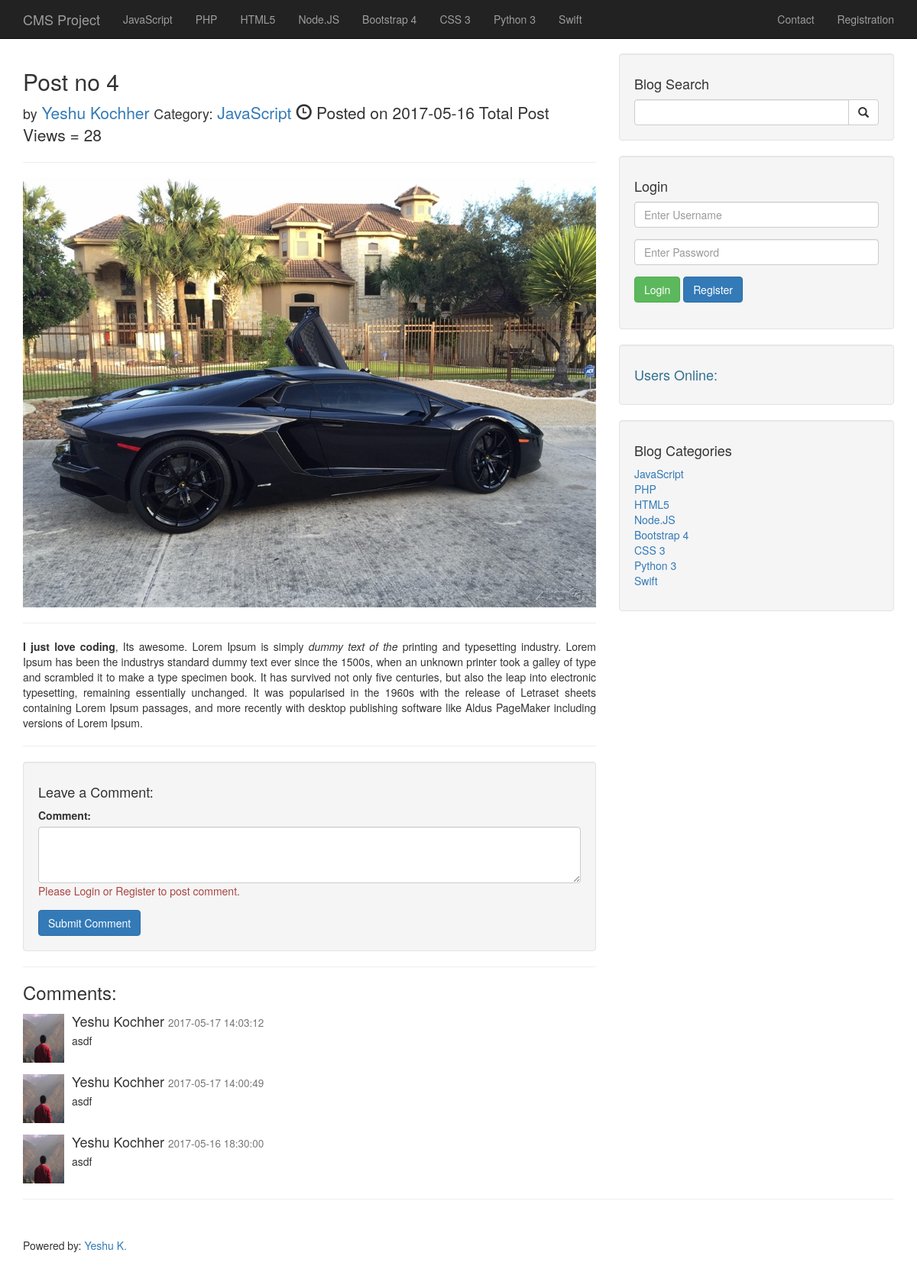
/post.php?p_id=54, run on the app's committed database.
### tables this page shows
CREATE TABLE `categories` (
  `cat_id` int(3) NOT NULL,
  `cat_title` varchar(255) NOT NULL
);

CREATE TABLE `posts` (
  `post_id` int(3) NOT NULL,
  `post_category_id` int(3) NOT NULL,
  `post_title` varchar(255) NOT NULL,
  `post_author_id` int(11) NOT NULL,
  `post_date` date NOT NULL,
  `post_image` text NOT NULL,
  `post_content` text NOT NULL,
  `post_tags` varchar(255) NOT NULL,
  `post_status` varchar(255) NOT NULL DEFAULT 'Draft',
  `post_view_count` int(11) NOT NULL DEFAULT '0'
);

CREATE TABLE `users` (
  `user_id` int(3) NOT NULL,
  `username` varchar(255) NOT NULL,
  `user_password` varchar(255) NOT NULL,
  `user_fname` varchar(255) NOT NULL,
  `user_lname` varchar(255) NOT NULL,
  `user_email` varchar(255) NOT NULL,
  `user_image` text,
  `user_role` varchar(255) NOT NULL DEFAULT 'Subscriber'
);

CREATE TABLE `comments` (
  `comment_id` int(3) NOT NULL,
  `comment_post_id` int(3) NOT NULL,
  `comment_author` varchar(255) NOT NULL,
  `comment_email` varchar(255) NOT NULL,
  `comment_content` text NOT NULL,
  `comment_status` varchar(255) NOT NULL DEFAULT 'Pending',
  `comment_date` timestamp NOT NULL
);

### admin/includes/functions.php (called while the page is built, shortened)
<?php
  function escape($string) {
    global $connection;
    return mysqli_real_escape_string($connection, trim($string));
  }
  function showAllQuery($table) {
    global $connection;
    $query = "SELECT * FROM {$table}";
    return mysqli_query($connection, $query);
  }
?>

### post.php (the view, shortened to what this page needs)
<?php include "includes/header.php"; ?>
<div class="container">
  <div class="row">
    <div class="col-md-8">
      <?php
        $p_id = escape($_GET["p_id"]);
        $query = "SELECT posts.*, categories.cat_id, categories.cat_title, users.user_id, users.user_fname, users.user_lname ";
        $query .= "FROM posts JOIN categories ON posts.post_category_id = categories.cat_id ";
        $query .= "JOIN users ON posts.post_author_id = users.user_id ";
        $query .= "WHERE post_id = {$p_id}";
        $select_all_posts_query = mysqli_query($connection, $query);
        $row = mysqli_fetch_assoc($select_all_posts_query);
        $post_status = $row["post_status"];
        $post_title = $row["post_title"];
        $post_author_id = $row["post_author_id"];
        $post_cat_id = $row["post_category_id"];
        $post_date = $row["post_date"];
        $post_img = $row["post_image"];
        $post_content = $row["post_content"];
        $post_view_count = $row['post_view_count'];
        $cat_title = $row['cat_title'];
        $post_author_name = "{$row['user_fname']} {$row['user_lname']}";
        $role = "";
        if($post_status == 'Published' || $role == 'Admin') {
        ?>
          <h2><?php echo $post_title; ?></h2>
          <p class="lead">
            <small>by</small> <a href="author.php?author=<?php echo $post_author_id; ?>"><?php echo $post_author_name; ?></a>
            <small>Category:</small> <a href="category.php?category=<?php echo $post_cat_id; ?>"><?php echo $cat_title; ?></a>
            <span class="glyphicon glyphicon-time"></span> Posted on <?php echo $post_date; ?>
            Total Post Views = <?php echo $post_view_count + 1; ?>
          </p>
          <hr>
          <img class="img-responsive" src="img/<?php echo $post_img; ?>" alt="">
          <hr>
          <p><?php echo $post_content; ?></p>
          <hr>
          <?php include "includes/comments.php"; ?>
        <?php
          } else {
            header("Location: index.php");
          }
      ?>
    </div>
    <?php include "includes/sidebar.php"; ?>
  </div>
  <hr>
<?php include "includes/footer.php"; ?>

### includes/navbar.php (shortened to what this page needs)
<nav class="navbar navbar-inverse navbar-fixed-top" role="navigation">
  <div class="container">
    <div class="navbar-header">
      <a class="navbar-brand" href="index.php">CMS Project</a>
    </div>
    <div class="collapse navbar-collapse" id="bs-example-navbar-collapse-1">
      <ul class="nav navbar-nav">
        <?php
          $categories_query = showAllQuery("categories");
          while ($row = mysqli_fetch_assoc($categories_query)) {
            $cat_id = $row["cat_id"];
            $category = $row["cat_title"];
            $category_class = "";
            $contact_class = "";
            $registration_class = "";
            echo "<li class='{$category_class}'><a href='category.php?category={$cat_id}'>{$category}</a></li>";
          }
        ?>
      </ul>
      <ul class="nav navbar-nav navbar-right">
        <li class="<?php echo $contact_class; ?>"><a href="contact.php">Contact</a></li>
        <?php
          if(isset($_SESSION["username"])) {
            if(isset($_GET["p_id"])) {
              $p_id = escape($_GET["p_id"]);
              echo "<li><a href='admin/posts.php?source=edit-post&post-id={$p_id}'>Edit Post</a></li>";
            } ?>
            <li class="dropdown">
              <a href="#" class="dropdown-toggle" data-toggle="dropdown">
                <i class="fa fa-user"></i>
                <?php echo $_SESSION['user_fname'] . " " . $_SESSION['user_lname']; ?>
                <b class="caret"></b>
              </a>
              <ul class="dropdown-menu">
                <li><a href='admin'>Dashboard</a></li>
                <li class="divider"></li>
                <li><a href="includes/logout.php"><i class="fa fa-fw fa-power-off"></i> Log Out</a></li>
              </ul>
            </li>
          <?php } else if(!isset($_SESSION["username"])) {
            echo "<li class='{$registration_class}'><a href='registration.php'>Registration</a></li>";
          }
        ?>
      </ul>
    </div>
  </div>
</nav>

### includes/comments.php (shortened to what this page needs)
<?php
  if(isset($_SESSION['username'])) {
    if ($_SERVER['REQUEST_METHOD'] == 'POST') {
      $comment_post_id = escape($_GET['p_id']);
      $comment_content = escape($_POST['comment_content']);
      $comment_email = $_SESSION['user_email'];
      $comment_author = $_SESSION['username'];
      $error = [
        'comment' => ''
      ];
      if($comment_content == '') {
        $error['comment'] = "<span class='text-danger'>Comment cannot be blank.</span>";
      }
      foreach ($error as $key => $value) {
        if(empty($value)) {
          unset($error[$key]);
        }
      }
      if(empty($error)) {
        $query = "INSERT INTO comments(comment_post_id, comment_author, comment_email, comment_content, comment_date, comment_status) ";
        $query .= "VALUES({$p_id}, '{$comment_author}', '{$comment_email}', '{$comment_content}', NOW(), 'Approved' ) ";
        $post_comment_query = mysqli_query($connection, $query);
        query_confirmation($post_comment_query);
      }
    }
  } else {
    $error['comment'] = "<span class='text-danger'>Please Login or Register to post comment.</span>";
  }
?>
<div class="well">
  <h4>Leave a Comment:</h4>
  <form action="" method="post">
    <div class="form-group">
      <label for="comment_content">Comment:</label>
      <textarea name="comment_content" class="form-control" rows="3"></textarea>
      <p><?php echo isset($error['comment']) ? $error['comment'] : '' ?></p>
    </div>
    <button type="submit" class="btn btn-primary" name="submit_comment">Submit Comment</button>
  </form>
</div>
<hr>
<h3 id="comment">Comments:</h3>
<?php
  if (isset($_GET['p_id'])) {
    $p_id = escape($_GET['p_id']);
    $query = "SELECT comments.*, users.username, users.user_image, users.user_fname, users.user_lname ";
    $query .= "FROM comments LEFT JOIN users ON comments.comment_author = users.username ";
    $query .= "WHERE comment_post_id = {$p_id} AND comment_status='Approved' ";
    $query .= "ORDER BY comment_id DESC";
    $comment_query = mysqli_query($connection, $query);
    while ($row = mysqli_fetch_assoc($comment_query)) {
      $comment_content = $row['comment_content'];
      $comment_date = $row['comment_date'];
      $comment_author = "{$row['user_fname']} {$row['user_lname']}";
      $user_image = $row['user_image'];
    ?>
      <div class="media">
          <img class="media-object pull-left" src="img/users/<?php echo $user_image; ?>" alt="<?php echo $user_image; ?>" style="width:64px;height:64px;">
        <div class="media-body">
          <h4 class="media-heading"><?php echo $comment_author; ?>
            <small><?php echo $comment_date; ?></small>
          </h4>
          <?php echo $comment_content; ?>
        </div>
      </div>
    <?php }
  }
?>

### includes/sidebar.php
<div class="col-md-4">
  <div class="well">
    <h4>Blog Search</h4>
    <form action="search.php" method="post">
      <div class="input-group">
        <input type="text" name="search" class="form-control">
        <span class="input-group-btn">
          <button class="btn btn-default" name="submit" type="submit">
            <span class="glyphicon glyphicon-search"></span>
          </button>
        </span>
      </div>
    </form>
  </div>
  <?php
    if(!isset($_SESSION['username'])) {
  ?>
    <div class="well">
      <h4>Login</h4>
      <form action="includes/login.php" method="post">
        <div class="form-group">
          <input type="text" class="form-control" name="username" placeholder="Enter Username">
        </div>
        <div class="form-group">
          <input type="password" class="form-control" name="password" placeholder="Enter Password">
        </div>
        <div class="form-group">
          <input type="submit" class="btn btn-success" name="login" value="Login">
          <a href="registration.php" class="btn btn-primary">Register</a>
        </div>
      </form>
    </div>
  <?php } ?>
    <?php include "widget.php"; ?>
  <div class="well">
    <h4>Blog Categories</h4>
    <div class="row">
      <div class="col-lg-12">
        <ul class="list-unstyled">
          <?php
            $category_query = showAllQuery("categories");
            while ($row = mysqli_fetch_assoc($category_query)) {
              $cat_id = $row["cat_id"];
              $category = $row['cat_title'];
              echo "<li><a href='category.php?category={$cat_id}'>{$category}</a></li>";
            }
          ?>
        </ul>
      </div>
    </div>
  </div>
</div>

### css/blog-home.css (style rules this page uses)
body { padding-top: 70px; }

### data on the page
categories: cat_title "JavaScript"
categories: cat_title "PHP"
categories: cat_title "HTML5"
categories: cat_title "Node.JS"
categories: cat_title "Bootstrap 4"
categories: cat_title "CSS 3"
categories: cat_title "Python 3"
categories: cat_title "Swift"
posts: post_title "Post no 4", users.user_fname+user_lname "Yeshu Kochher", categories.cat_title "JavaScript", post_date "2017-05-16", $post_view_count + 1 "28", post_image (picture), post_content "I just love coding , Its awesome. Lorem Ipsum is simply dummy text of the printing and typesetting industry. Lorem Ipsum has been the industrys standard dummy text ever since the 1500s, when an unknown printer took a galley of type and scrambled it to make a type specimen book. It has survived not only five centuries, but also the leap into electronic typesetting, remaining essentially unchanged. It was popularised in the 1960s with the release of Letraset sheets containing Lorem Ipsum passages, and more recently with desktop publishing software like Aldus PageMaker including versions of Lorem Ipsum."
comments: users.user_image (picture), users.user_fname+user_lname "Yeshu Kochher", comment_date "2017-05-17 14:03:12", comment_content "asdf"
comments: users.user_image (picture), users.user_fname+user_lname "Yeshu Kochher", comment_date "2017-05-17 14:00:49", comment_content "asdf"
comments: users.user_image (picture), users.user_fname+user_lname "Yeshu Kochher", comment_date "2017-05-16 18:30:00", comment_content "asdf"
